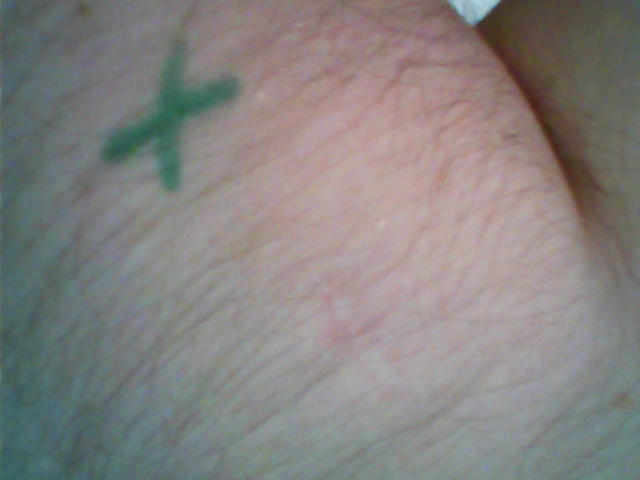
#> input picture XDetection/capX1_L.png, 640 x 480 px
$ python DetectAndFindXPoint.py   (older library calls are emulated)
#> lines starting #> are read from the running program, lines starting #| are printed output that depends on the picture; after the words box and inside, x2 and y2 are one past the last pixel; in counts of white or black regions, pixels touching at a corner belong together
### Triangulation/triangulate_pts.py
import cv2
import numpy as np
import os
import pickle

def read_params(filePath):
    with open(filePath, 'rb') as f:
        data = pickle.load(f)
    cameraMatrix1 = data['cameraMatrix1']
    distCoeffs1 = data['distortionCoeffs1']
    cameraMatrix2 = data['cameraMatrix2']
    distCoeffs2 = data['distortionCoeffs2']
    R_Mat = data['R_Mat']
    T_Vec = data['T_Vec']
    E = data['Essential_Mat']
    F = data['Fundamental_Mat']
    return cameraMatrix1, distCoeffs1, cameraMatrix2, distCoeffs2, R_Mat, T_Vec

def get_undistort_rectification_maps(cameraMatrix1, distCoeffs1, cameraMatrix2, distCoeffs2, R_Matrix, T_Vec, img_size):
    '''
    Function to compute and return undistortion and rectification maps.
    Use with cv.remap to rectify images

    Params:
    cameraMatrix1 = Intrinsic matrix of left camera
    distCoeffs1 = Distortion coefficients of left camera
    cameraMatrix2 = Intrinsic matrix of right camera
    distCoeffs2 = Distortion coefficients of right camera
    R_Mat = 3x3 Rotation matrix between the 2 cameras
    T_Vecs = 1x3 translation vector between the cameras
    img_size = tuple of (width, height) of images

    Returns
    map1x
    map1y
    map2x
    map2y
    projection_matrix1
    projection_matrix2
    '''

    '''
    Documentation for stereoRectify
    R1	Output 3x3 rectification transform (rotation matrix) for the first camera. This matrix brings points given in the unrectified first camera's coordinate system to points in the rectified first camera's coordinate system. In more technical terms, it performs a change of basis from the unrectified first camera's coordinate system to the rectified first camera's coordinate system.
    R2	Output 3x3 rectification transform (rotation matrix) for the second camera.
    P1	Output 3x4 projection matrix in the new (rectified) coordinate systems for the first camera, i.e. it projects points given in the rectified first camera coordinate system into the rectified first camera's image.
    P2	Output 3x4 projection matrix in the new (rectified) coordinate systems for the second camera, i.e. it projects points given in the rectified first camera coordinate system into the rectified second camera's image.
    Q	Output 4×4 disparity-to-depth mapping matrix (see reprojectImageTo3D).
    validPixROI1	Optional output rectangles inside the rectified images where all the pixels are valid. If alpha=0 , the ROIs cover the whole images. Otherwise, they are likely to be smaller
    validPixROI2	Optional output rectangles inside the rectified images where all the pixels are valid. If alpha=0 , the ROIs cover the whole images. Otherwise, they are likely to be smaller
    '''
    #Compute rectification transforms, I didn't specify an alpha right now, may not be needed in our case
    R1, R2, P1, P2, Q, roil1, roil2 = cv2.stereoRectify(cameraMatrix1, distCoeffs1, cameraMatrix2, distCoeffs2, img_size, R_Matrix, T_Vec, alpha=-1)

    #Last argument is an int for type of the first output map, but idk what that means
    map1x, map1y = cv2.initUndistortRectifyMap(cameraMatrix1, distCoeffs1, R1, P1, img_size, cv2.CV_32FC1)
    map2x, map2y = cv2.initUndistortRectifyMap(cameraMatrix2, distCoeffs2, R2, P2, img_size, cv2.CV_32FC1)

    return map1x, map1y, map2x, map2y, P1, P2


def undistort_images(img_left, img_right, map1x, map1y, map2x, map2y):
    '''
    Apply undistortion and rectification to images
    '''
    rectified_left = cv2.remap(img_left, map1x, map1y, cv2.INTER_LINEAR)
    rectified_right = cv2.remap(img_right, map2x, map2y, cv2.INTER_LINEAR)
    return rectified_left, rectified_right


# [198 lines left out: functions triangulate_points, test_Undistortion, live_circ_dist_detect, main, not called in this run]
    #test_Undistortion(cameraMat1, distCoeffs1, cameraMat2, distCoeffs2, R, T)


# [2 lines that do not run on import are left out]

### DetectAndFindContour/AllSteps.py
import cv2
import numpy as np
from skimage.exposure import match_histograms
import matplotlib.pyplot as plt
import os
import sys
TRIANGULATION_DIR = os.path.abspath(os.path.join(os.path.dirname(__file__), '..', 'Triangulation'))
sys.path.append(TRIANGULATION_DIR)
CIRCLE_DIR = os.path.abspath(os.path.join(os.path.dirname(__file__), '..', 'CircleDetection'))
sys.path.append(CIRCLE_DIR)
import triangulate_pts
import contour_det_lib

def display_SideBySide(img1, img2, title):
    combined = np.hstack((img1, img2))
    cv2.imshow(title, combined)
    cv2.waitKey(0)

# [8 lines left out: function histogram_match, not called in this run]

def color_transfer(source, target):
    # Convert images to Lab color space
    source_lab = cv2.cvtColor(source, cv2.COLOR_BGR2LAB).astype("float32")
    target_lab = cv2.cvtColor(target, cv2.COLOR_BGR2LAB).astype("float32")

    # Split channels
    lSrc, aSrc, bSrc = cv2.split(source_lab)
    lTar, aTar, bTar = cv2.split(target_lab)

    # Compute mean and stddev of each channel
    lMeanSrc, lStdSrc = cv2.meanStdDev(lSrc)
    lMeanTar, lStdTar = cv2.meanStdDev(lTar)

    aMeanSrc, aStdSrc = cv2.meanStdDev(aSrc)
    aMeanTar, aStdTar = cv2.meanStdDev(aTar)

    bMeanSrc, bStdSrc = cv2.meanStdDev(bSrc)
    bMeanTar, bStdTar = cv2.meanStdDev(bTar)

    # Flatten scalar values
    lMeanSrc = lMeanSrc[0][0]; lStdSrc = lStdSrc[0][0]
    lMeanTar = lMeanTar[0][0]; lStdTar = lStdTar[0][0]

    aMeanSrc = aMeanSrc[0][0]; aStdSrc = aStdSrc[0][0]
    aMeanTar = aMeanTar[0][0]; aStdTar = aStdTar[0][0]

    bMeanSrc = bMeanSrc[0][0]; bStdSrc = bStdSrc[0][0]
    bMeanTar = bMeanTar[0][0]; bStdTar = bStdTar[0][0]

    # Apply color transfer
    l = ((lTar - lMeanTar) * (lStdSrc / lStdTar)) + lMeanSrc
    a = ((aTar - aMeanTar) * (aStdSrc / aStdTar)) + aMeanSrc
    b = ((bTar - bMeanTar) * (bStdSrc / bStdTar)) + bMeanSrc

    # Clip values to valid range
    l = np.clip(l, 0, 255)
    a = np.clip(a, 0, 255)
    b = np.clip(b, 0, 255)

    # Merge channels and convert back to BGR
    transferred = cv2.merge([l, a, b]).astype("uint8")
    transferred = cv2.cvtColor(transferred, cv2.COLOR_LAB2BGR)
    return transferred

def find_hsv_mask(img, low_colors, high_colors, blur=False, blur_alpha=0):
    if blur:
        img = cv2.GaussianBlur(img, (9,9), blur_alpha)
    hsv = cv2.cvtColor(img, cv2.COLOR_BGR2HSV)
    lower_green = np.array([48, 40, 0])
    upper_green = np.array([99, 255, 255])
    mask = cv2.inRange(hsv, lower_green, upper_green)
    return mask

def apply_hsv_mask(img, mask):
    result = cv2.bitwise_and(img, img, mask=mask)
    return result

# [70 lines left out: functions image_processing, find_closest_ellipse_by_y, get_ellipse_mask, detect_and_compute_sift, draw_sift_keypoints, clahe_preprocess and 1 more, not called in this run]

def draw_matches(img1, keypoints1, img2, keypoints2, matches):
    img3 = cv2.drawMatches(img1,keypoints1,img2,keypoints2,matches,None,flags=cv2.DrawMatchesFlags_NOT_DRAW_SINGLE_POINTS)
    return img3

# [158 lines left out: functions draw_matches_with_distances, main, not called in this run]
# [2 lines that do not run on import are left out]

### XDetection/DetectAndFindXPoint.py
#Steps used
#Mask
#Morphological opening
#Skeletonization
#HoughLinesP
#Find the angles of the lines
#Group lines using Kmeans clustering according to their angles
#Use RANSAC on the endpoints of lines in the same group to get slope and intercept for each group
#Find the intersection point

import cv2
import numpy as np
from skimage.exposure import match_histograms
from sklearn.cluster import KMeans
from sklearn.linear_model import RANSACRegressor
import matplotlib.pyplot as plt
import os
import sys
import math
TRIANGULATION_DIR = os.path.abspath(os.path.join(os.path.dirname(__file__), '..', 'Triangulation'))
sys.path.append(TRIANGULATION_DIR)
CIRCLE_DIR = os.path.abspath(os.path.join(os.path.dirname(__file__), '..', 'CircleDetection'))
sys.path.append(CIRCLE_DIR)
ALLSTEPS_LIB = os.path.abspath(os.path.join(os.path.dirname(__file__), '..', 'DetectAndFindContour'))
sys.path.append(ALLSTEPS_LIB)
import triangulate_pts
import contour_det_lib
import AllSteps

def sketon_find_line_segments(skeletonImg, thresholdAccumVotesNeeded = 20, minLineLength = 10, maxLineGap = 5):
    #Creating an image so that I can see the line segments
    linesOnSkeleton = skeletonImg.copy()
    linesOnSkeleton = cv2.cvtColor(linesOnSkeleton, cv2.COLOR_GRAY2BGR)
    lines = cv2.HoughLinesP(skeletonImg, 1, np.pi / 180, threshold=thresholdAccumVotesNeeded, minLineLength=minLineLength, maxLineGap=maxLineGap)
    if lines is not None:
        for i in range(0, len(lines)):
            l = lines[i][0]
            cv2.line(linesOnSkeleton, (l[0], l[1]), (l[2], l[3]), (0,80*i,255-30*i), 3, cv2.LINE_AA)
    else:
        print("WARNING: NO LINES FOUND ON SKELETON")
    return lines, linesOnSkeleton


def line_to_angle_and_midpoint(line):
    #This function gets the angel and the midpoint of the given line segment
    x1, y1, x2, y2 = line
    angle = math.degrees(math.atan2(y2 - y1, x2 - x1))
    midpoint = ((x1 + x2) / 2, (y1 + y2) / 2)
    return angle % 180, midpoint  # Use angle mod 180 to treat parallel lines the same


def get_endpoints_of_lines(line_group):
    points = []
    for l in line_group:
        x1,y1,x2,y2 = l[0] #Get endpoints of that line
        points.append([x1, y1])
        points.append([x2, y2])
    return np.array(points)


def group_line_segments(lines, num_clusters=2, n_num_init=10):
    if(len(lines) < 2):
        print("Less than 2 lines detected in image. Cannot proceed")
        return
    angles = []
    for i in range(len(lines)):
        angle, midpoint = line_to_angle_and_midpoint(lines[i][0])
        print(f"Line {i}   Angle {angle},     Midpoint{midpoint}")
        angles.append([angle]) #Need brackets or reshape into column for kmeans

    #print(angles)
    kmeans = KMeans(n_clusters = num_clusters, n_init=n_num_init).fit(angles)
    labels = kmeans.labels_
    #print(labels)
    lineGroup1 = [lines[i] for i in range(len(lines)) if labels[i] == 0]
    lineGroup2 = [lines[i] for i in range(len(lines)) if labels[i] == 1]

    endPtsGrp1 = get_endpoints_of_lines(lineGroup1)
    endPtsGrp2 = get_endpoints_of_lines(lineGroup2)
    return endPtsGrp1, endPtsGrp2


#RANSAC to get a line from a list of points
def ransac_fit_line(points):
    X = points[:, 0].reshape(-1, 1)  # x values as 2D array
    y = points[:, 1]                # y values as 1D array
    ransac = RANSACRegressor(min_samples=2, residual_threshold=2.0)
    ransac.fit(X, y)
    slope = ransac.estimator_.coef_[0]
    intercept = ransac.estimator_.intercept_
    return slope, intercept


def draw_line_from_slope(img, m, b, color):
    h, w = img.shape[:2]
    pt1 = (0, int(b))
    pt2 = (w, int(m * w + b))
    cv2.line(img, pt1, pt2, color, 2)

def line_intersection(m1, b1, m2, b2):
    if m1 == m2:
        return None  # Parallel lines
    x = (b2 - b1) / (m1 - m2)
    y = m1 * x + b1
    return int(x), int(y)

# [4 lines left out: function detect_ShiTomasi_keypoints, not called in this run]


def main():
    OUTPUT_DIRECTORY = os.path.abspath(os.path.join(os.path.dirname(__file__), '..', 'stereo_calibration_params', 'stereo_calibration_data.pkl'))
    cameraMatrix1, distCoeffs1, cameraMatrix2, distCoeffs2, R_Mat, T_Vec = triangulate_pts.read_params(OUTPUT_DIRECTORY)
#> (reads stereo_calibration_params/stereo_calibration_data.pkl from the repository)
    #Assuming I had two images
    img1 = cv2.imread("capX1_L.png")
#> img1 is the input picture: shape (480, 640, 3); mean B, G, R 128.4, 130.2, 133.3
    img2 = cv2.imread("capX1_R.png")
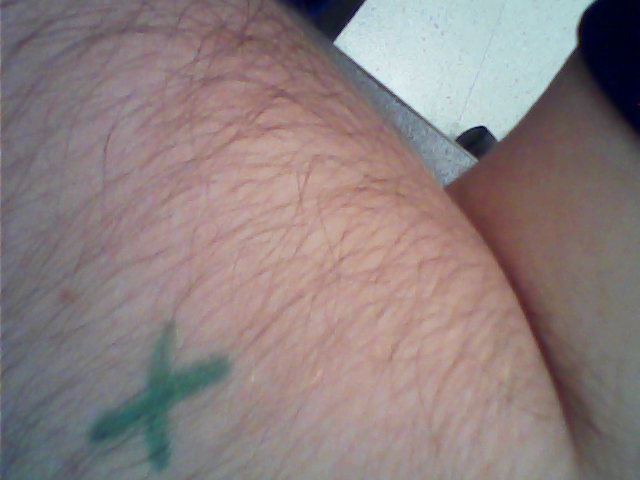
#> input picture XDetection/capX1_R.png, 640 x 480 px
#> img2 is the input picture: shape (480, 640, 3); mean B, G, R 127, 127, 140


    #Step 0: Rectify and undistort
    width = img1.shape[1]
    height = img1.shape[0]
    map1x, map1y, map2x, map2y, P1, P2 = triangulate_pts.get_undistort_rectification_maps(cameraMatrix1, distCoeffs1, cameraMatrix2, distCoeffs2, R_Mat, T_Vec, (width, height))
    LUndist, RUndist = triangulate_pts.undistort_images(img1, img2, map1x, map1y, map2x, map2y)
    AllSteps.display_SideBySide(LUndist, RUndist, "Undistorted images")
    img1 = LUndist
    img2 = RUndist


    #Step 1: Perform histogram matching
    img1OG = img1.copy()
    #img1 = AllSteps.histogram_match(img2, img1)
    img1 = AllSteps.color_transfer(img2, img1)
#> in color_transfer, `target_lab = cv2.cvtColor(target, cv2.COLOR_BGR2LAB).astype("float32")`:
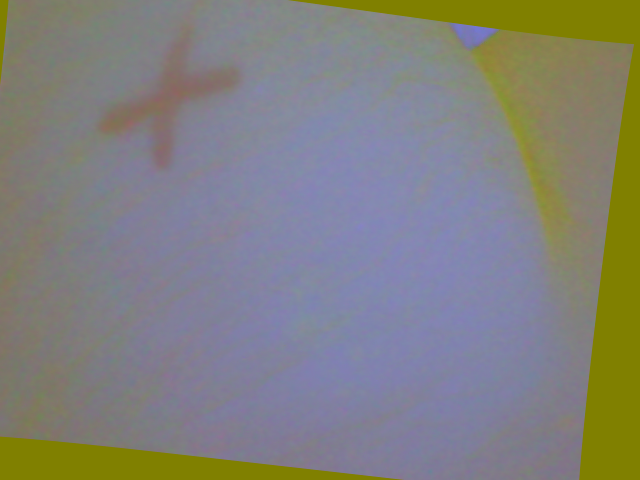
#> target_lab: shape (480, 640, 3) float32; mean B, G, R 125, 129.1, 129.5
#> in color_transfer, `lTar, aTar, bTar = cv2.split(target_lab)`:
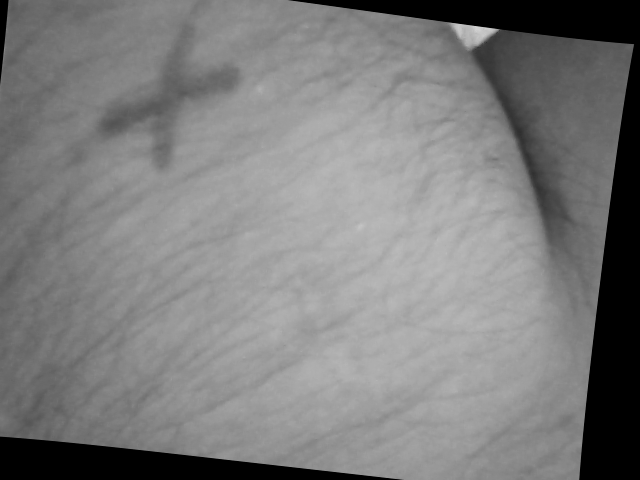
#> lTar: shape (480, 640) float32; min 0, max 212, mean 125
#> in color_transfer, `lMeanSrc, lStdSrc = cv2.meanStdDev(lSrc)`: lMeanSrc = [135.5]; lStdSrc = [44.79]
#> in color_transfer, `lMeanTar, lStdTar = cv2.meanStdDev(lTar)`: lMeanTar = [125]; lStdTar = [50.27]
#> in color_transfer, `aMeanSrc, aStdSrc = cv2.meanStdDev(aSrc)`: aMeanSrc = [133.3]; aStdSrc = [7.05]
#> in color_transfer, `aMeanTar, aStdTar = cv2.meanStdDev(aTar)`: aMeanTar = [129.1]; aStdTar = [6.2]
#> in color_transfer, `bMeanSrc, bStdSrc = cv2.meanStdDev(bSrc)`: bMeanSrc = [130.2]; bStdSrc = [5.98]
#> in color_transfer, `bMeanTar, bStdTar = cv2.meanStdDev(bTar)`: bMeanTar = [129.5]; bStdTar = [4.19]
#> in color_transfer, `lMeanSrc = lMeanSrc[0][0]`: lMeanSrc = 135.5
#> in color_transfer, `lStdSrc = lStdSrc[0][0]`: lStdSrc = 44.79
#> in color_transfer, `lMeanTar = lMeanTar[0][0]`: lMeanTar = 125
#> in color_transfer, `lStdTar = lStdTar[0][0]`: lStdTar = 50.27
#> in color_transfer, `aMeanSrc = aMeanSrc[0][0]`: aMeanSrc = 133.3
#> in color_transfer, `aStdSrc = aStdSrc[0][0]`: aStdSrc = 7.05
#> in color_transfer, `aMeanTar = aMeanTar[0][0]`: aMeanTar = 129.1
#> in color_transfer, `aStdTar = aStdTar[0][0]`: aStdTar = 6.2
#> in color_transfer, `bMeanSrc = bMeanSrc[0][0]`: bMeanSrc = 130.2
#> in color_transfer, `bStdSrc = bStdSrc[0][0]`: bStdSrc = 5.98
#> in color_transfer, `bMeanTar = bMeanTar[0][0]`: bMeanTar = 129.5
#> in color_transfer, `bStdTar = bStdTar[0][0]`: bStdTar = 4.19
#> in color_transfer, `a = ((aTar - aMeanTar) * (aStdSrc / aStdTar)) + aMeanSrc`:
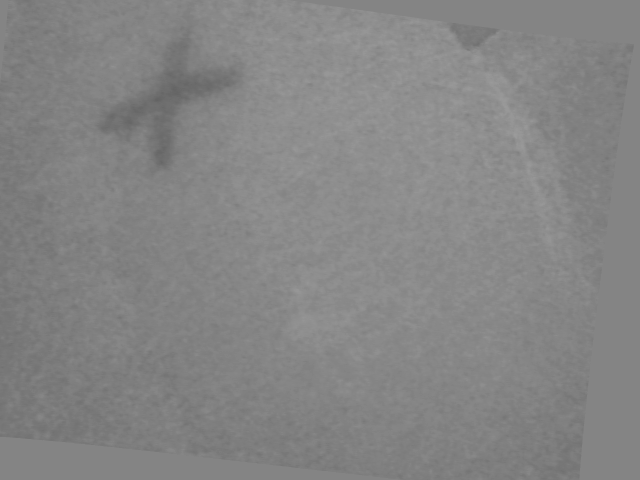
#> a: shape (480, 640) float32; min 99.08, max 156, mean 133.3
    AllSteps.display_SideBySide(img1, img2, "Post histogram matching")

    #Step 2: Develop the mask
    low_hsv_val = np.array([40, 40, 0])
    high_hsv_val = np.array([99, 255, 255])
    mask1 = AllSteps.find_hsv_mask(img1, low_hsv_val, high_hsv_val, blur=False, blur_alpha=2)
#> in find_hsv_mask, `mask = cv2.inRange(hsv, lower_green, upper_green)`:
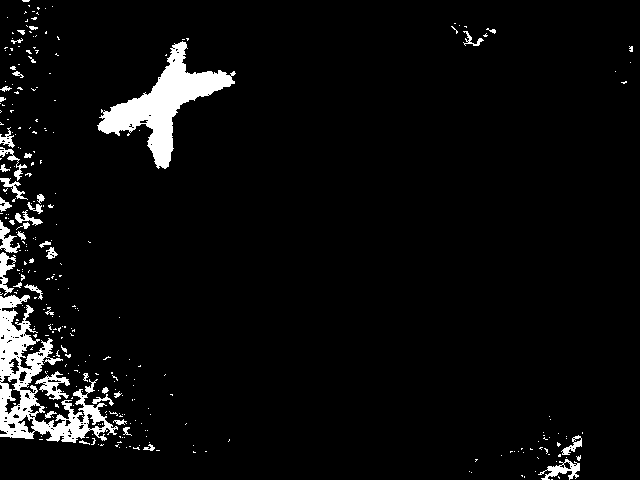
#> mask: shape (480, 640); 4.9% white; 312 white regions (270 under 20 px), largest, box (x1, y1, x2, y2) and area: (0, 295, 118, 443) 5510, (97, 41, 236, 169) 5225, (35, 371, 70, 400) 412
    masked_img1 = AllSteps.apply_hsv_mask(img1, mask1)
    mask2 = AllSteps.find_hsv_mask(img2, low_hsv_val, high_hsv_val, blur=False, blur_alpha=2)
    masked_img2 = AllSteps.apply_hsv_mask(img2, mask2)
    AllSteps.display_SideBySide(mask1, mask2, "Masks")
#> call 3 of display_SideBySide, with title = 'Masks'
#> in display_SideBySide (call 3), `combined = np.hstack((img1, img2))`:
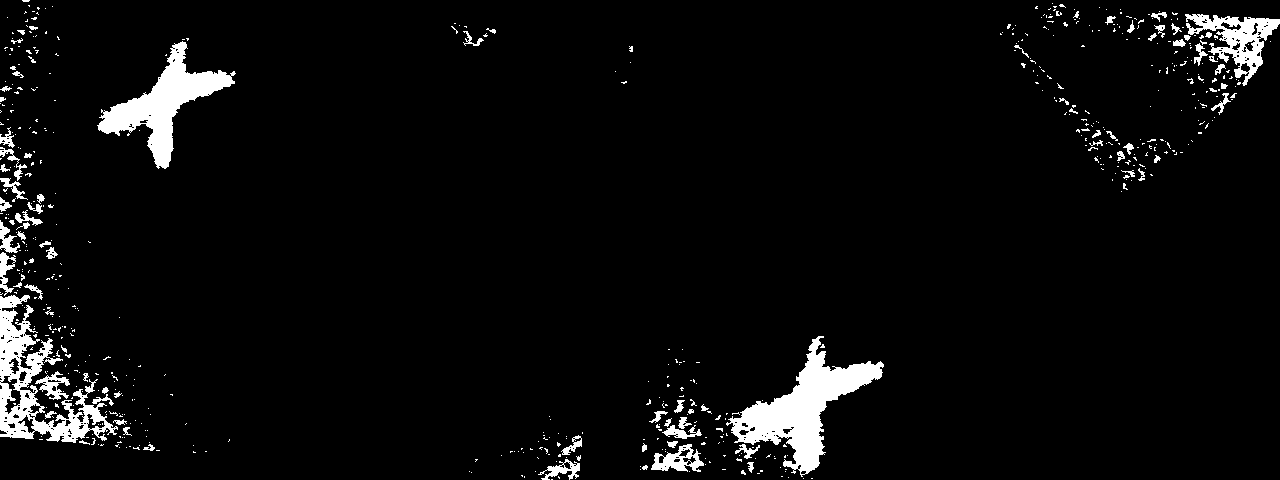
#> combined: shape (480, 1280); 4.7% white; 619 white regions (535 under 20 px), largest, box (x1, y1, x2, y2) and area: (726, 336, 884, 477) 6988, (0, 295, 118, 443) 5510, (97, 41, 236, 169) 5225
    print("Mask dtype:", mask1.dtype)
#| Mask dtype: uint8
    print("Mask shape:", mask1.shape)
#| Mask shape: (480, 640)
    print("Unique values in mask:", np.unique(mask1))
#| Unique values in mask: [  0 255]

    #Step 3: Clean the mask
    #I originally was blurring above and using a lower value for the OPEN kernel
    #Issue was detecting too much noise in corner of img
    #Could be fixed by looking within an ellipse, my original plan
    clean1 = cv2.morphologyEx(mask1, cv2.MORPH_OPEN, np.ones((11, 11), np.uint8))
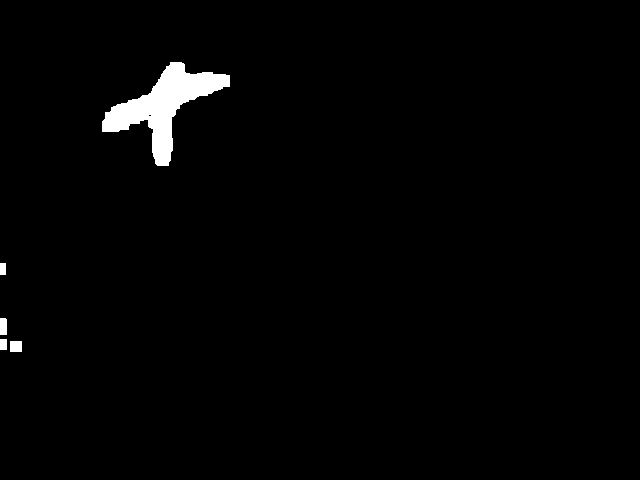
#> clean1: shape (480, 640); 1.6% white; 5 white regions, box (x1, y1, x2, y2) and area: (102, 62, 230, 166) 4599, (10, 341, 22, 352) 132, (0, 318, 7, 335) 118, (0, 339, 7, 350) 77, (0, 263, 6, 275) 72
    clean2 = cv2.morphologyEx(mask2, cv2.MORPH_OPEN, np.ones((11, 11), np.uint8))
#> clean2: shape (480, 640); 1.9% white; 1 white region, box (x1, y1, x2, y2) and area: (102, 355, 240, 471) 5764
    AllSteps.display_SideBySide(mask1, mask2, "Clean masks")
#> (the rest of the program and of its run is left out)
